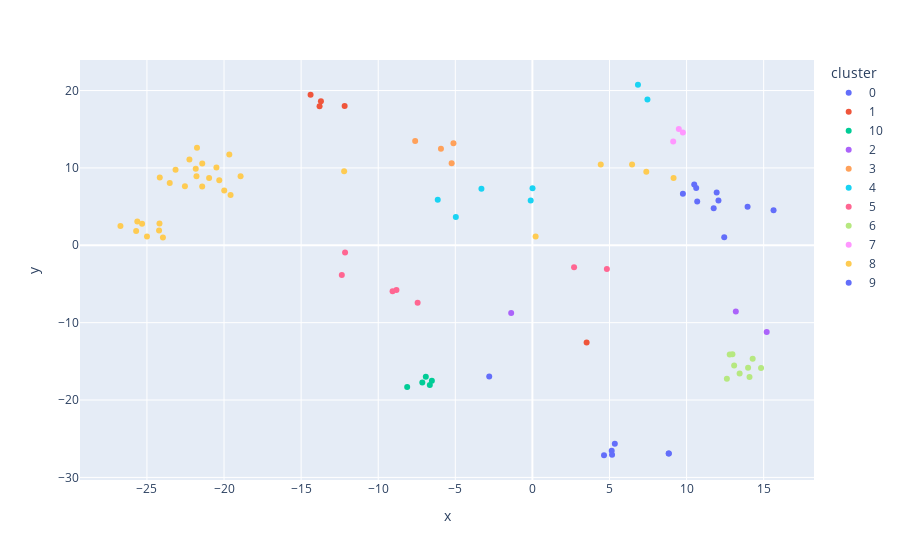

Here is the notebook cell this chart was saved with:
### Code cell
tsne = TSNE(n_components=2, random_state=0)

df_tsne = (
    pd.DataFrame(tsne.fit_transform(np.array(embeddings)), columns=['x', 'y'])
    .assign(cluster=lambda df: hdb.labels_.astype(str))
    .query('cluster != "-1"')
    .sort_values(by='cluster')
)

fig = px.scatter(df_tsne, x='x', y='y', color='cluster')
fig.show()

### Figure 1 — Plotly figure (JSON) as saved in the notebook; plotly's stock layout.template omitted (floating-point values rounded to 4 significant figures)
{"data": [{"hovertemplate": "cluster=0<br>x=%{x}<br>y=%{y}<extra></extra>", "legendgroup": "0", "marker": {"color": "#636efa", "symbol": "circle"}, "mode": "markers", "name": "0", "orientation": "v", "showlegend": true, "type": "scatter", "x": [8.843, 5.144, 5.346, 5.166, 4.645, 8.843], "xaxis": "x", "y": [-26.9, -26.57, -25.67, -27.07, -27.14, -26.9], "yaxis": "y"}, {"hovertemplate": "cluster=1<br>x=%{x}<br>y=%{y}<extra></extra>", "legendgroup": "1", "marker": {"color": "#EF553B", "symbol": "circle"}, "mode": "markers", "name": "1", "orientation": "v", "showlegend": true, "type": "scatter", "x": [3.517, -14.39, -12.18, -13.72, -13.8], "xaxis": "x", "y": [-12.58, 19.47, 17.99, 18.6, 17.99], "yaxis": "y"}, {"hovertemplate": "cluster=10<br>x=%{x}<br>y=%{y}<extra></extra>", "legendgroup": "10", "marker": {"color": "#00cc96", "symbol": "circle"}, "mode": "markers", "name": "10", "orientation": "v", "showlegend": true, "type": "scatter", "x": [-7.14, -6.913, -6.653, -8.122, -6.52], "xaxis": "x", "y": [-17.74, -17.01, -18.05, -18.31, -17.51], "yaxis": "y"}, {"hovertemplate": "cluster=2<br>x=%{x}<br>y=%{y}<extra></extra>", "legendgroup": "2", "marker": {"color": "#ab63fa", "symbol": "circle"}, "mode": "markers", "name": "2", "orientation": "v", "showlegend": true, "type": "scatter", "x": [13.19, 15.2, -1.376], "xaxis": "x", "y": [-8.543, -11.2, -8.752], "yaxis": "y"}, {"hovertemplate": "cluster=3<br>x=%{x}<br>y=%{y}<extra></extra>", "legendgroup": "3", "marker": {"color": "#FFA15A", "symbol": "circle"}, "mode": "markers", "name": "3", "orientation": "v", "showlegend": true, "type": "scatter", "x": [-5.931, -5.12, -5.237, -7.604], "xaxis": "x", "y": [12.47, 13.17, 10.59, 13.47], "yaxis": "y"}, {"hovertemplate": "cluster=4<br>x=%{x}<br>y=%{y}<extra></extra>", "legendgroup": "4", "marker": {"color": "#19d3f3", "symbol": "circle"}, "mode": "markers", "name": "4", "orientation": "v", "showlegend": true, "type": "scatter", "x": [-6.14, 7.461, 6.847, -0.1099, 0.00798, -3.306, -4.966], "xaxis": "x", "y": [5.891, 18.85, 20.75, 5.803, 7.355, 7.303, 3.649], "yaxis": "y"}, {"hovertemplate": "cluster=5<br>x=%{x}<br>y=%{y}<extra></extra>", "legendgroup": "5", "marker": {"color": "#FF6692", "symbol": "circle"}, "mode": "markers", "name": "5", "orientation": "v", "showlegend": true, "type": "scatter", "x": [4.831, -7.444, -12.36, -12.15, -8.817, 2.704, -9.07], "xaxis": "x", "y": [-3.071, -7.435, -3.848, -0.9436, -5.781, -2.832, -5.949], "yaxis": "y"}, {"hovertemplate": "cluster=6<br>x=%{x}<br>y=%{y}<extra></extra>", "legendgroup": "6", "marker": {"color": "#B6E880", "symbol": "circle"}, "mode": "markers", "name": "6", "orientation": "v", "showlegend": true, "type": "scatter", "x": [13.44, 14.08, 14.83, 12.97, 12.8, 13.99, 12.61, 13.09, 14.29], "xaxis": "x", "y": [-16.58, -17.03, -15.87, -14.09, -14.11, -15.84, -17.26, -15.53, -14.67], "yaxis": "y"}, {"hovertemplate": "cluster=7<br>x=%{x}<br>y=%{y}<extra></extra>", "legendgroup": "7", "marker": {"color": "#FF97FF", "symbol": "circle"}, "mode": "markers", "name": "7", "orientation": "v", "showlegend": true, "type": "scatter", "x": [9.497, 9.759, 9.132], "xaxis": "x", "y": [15.04, 14.57, 13.43], "yaxis": "y"}, {"hovertemplate": "cluster=8<br>x=%{x}<br>y=%{y}<extra></extra>", "legendgroup": "8", "marker": {"color": "#FECB52", "symbol": "circle"}, "mode": "markers", "name": "8", "orientation": "v", "showlegend": true, "type": "scatter", "x": [-22.25, -23.52, -19.58, -26.72, -23.96, -21.84, -18.93, -21.75, -24.21, -20.31, -24.17, -25.7, -21.41, -19.99, 7.387, 9.156, -21.42, -25.0, -23.14, -25.62, 4.433, -22.54, -21.79, -24.19, -20.97, -19.66, 0.2101, -25.32, -12.21, 6.463, -20.49], "xaxis": "x", "y": [11.1, 8.061, 6.508, 2.5, 1.005, 9.88, 8.91, 12.61, 1.922, 8.41, 8.764, 1.836, 10.57, 7.079, 9.502, 8.701, 7.588, 1.132, 9.768, 3.077, 10.43, 7.616, 8.921, 2.831, 8.699, 11.72, 1.136, 2.786, 9.573, 10.45, 10.06], "yaxis": "y"}, {"hovertemplate": "cluster=9<br>x=%{x}<br>y=%{y}<extra></extra>", "legendgroup": "9", "marker": {"color": "#636efa", "symbol": "circle"}, "mode": "markers", "name": "9", "orientation": "v", "showlegend": true, "type": "scatter", "x": [15.64, 13.96, 12.07, 10.62, -2.8, 12.44, 10.69, 11.95, 10.5, 9.761, 11.76], "xaxis": "x", "y": [4.543, 4.965, 5.797, 7.415, -16.94, 1.026, 5.663, 6.82, 7.862, 6.664, 4.781], "yaxis": "y"}], "layout": {"legend": {"title": {"text": "cluster"}, "tracegroupgap": 0}, "margin": {"t": 60}, "xaxis": {"anchor": "y", "domain": [0, 1], "title": {"text": "x"}}, "yaxis": {"anchor": "x", "domain": [0, 1], "title": {"text": "y"}}}}
